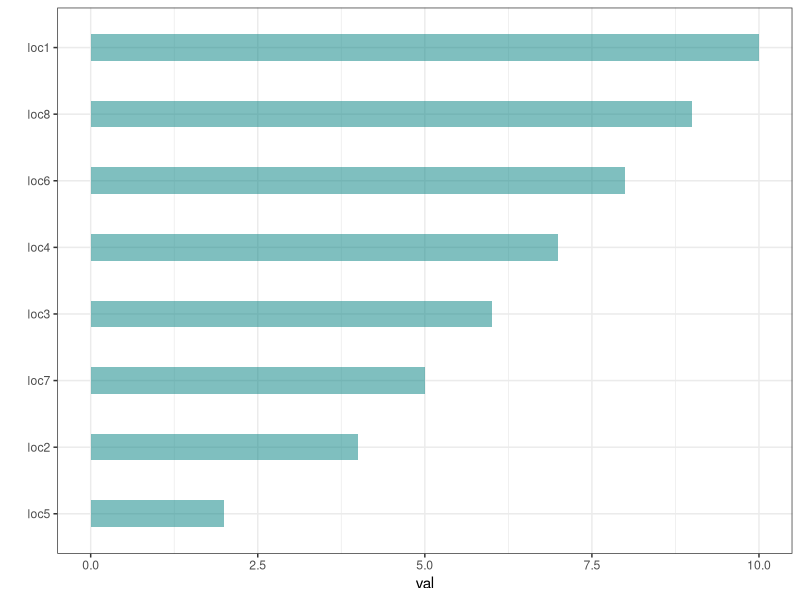
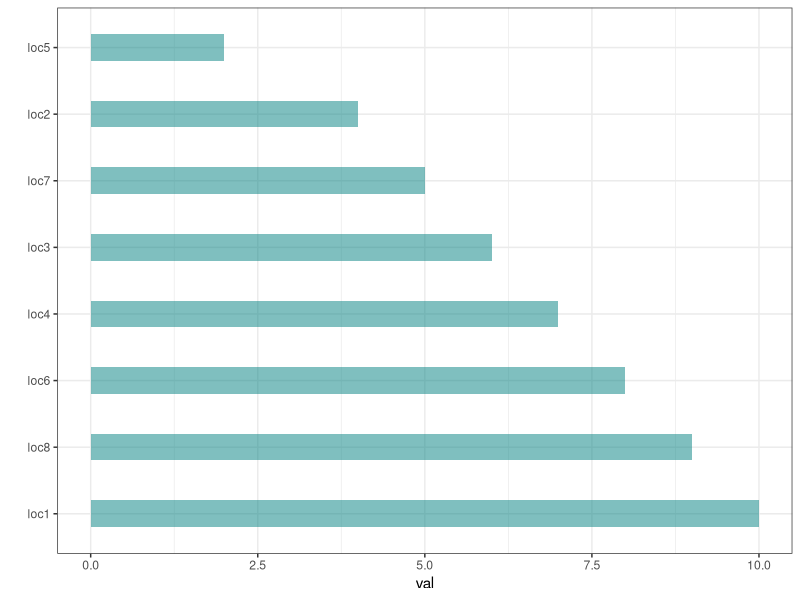
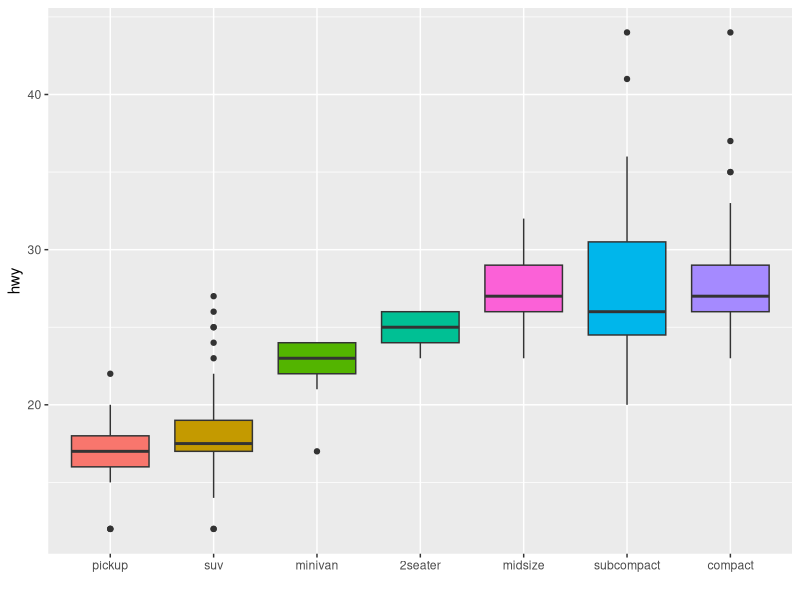
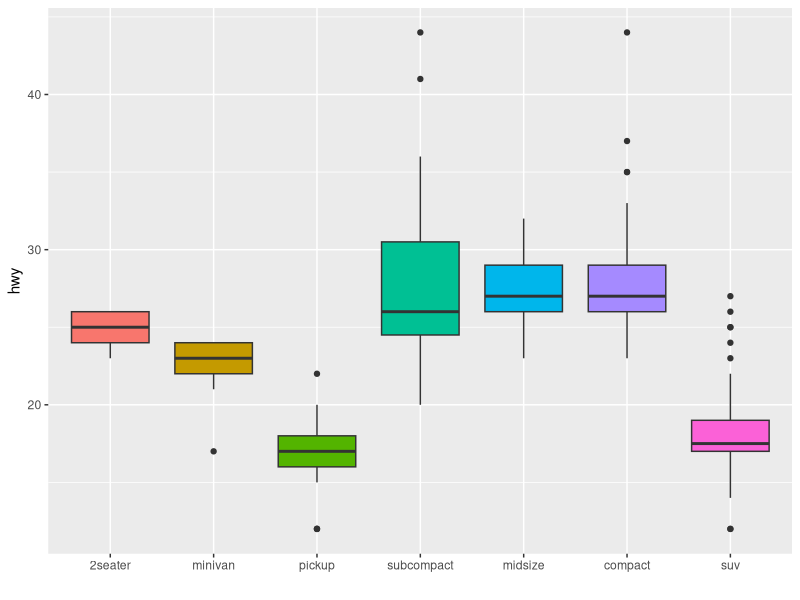
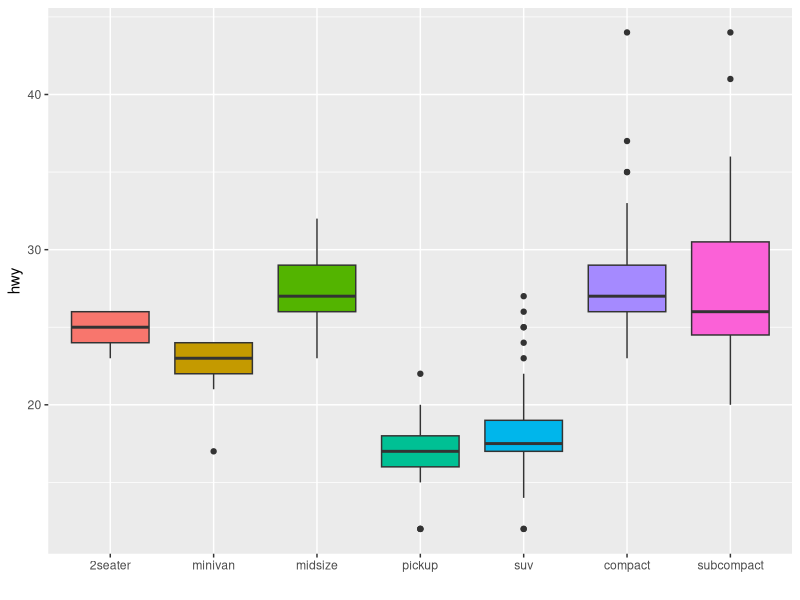
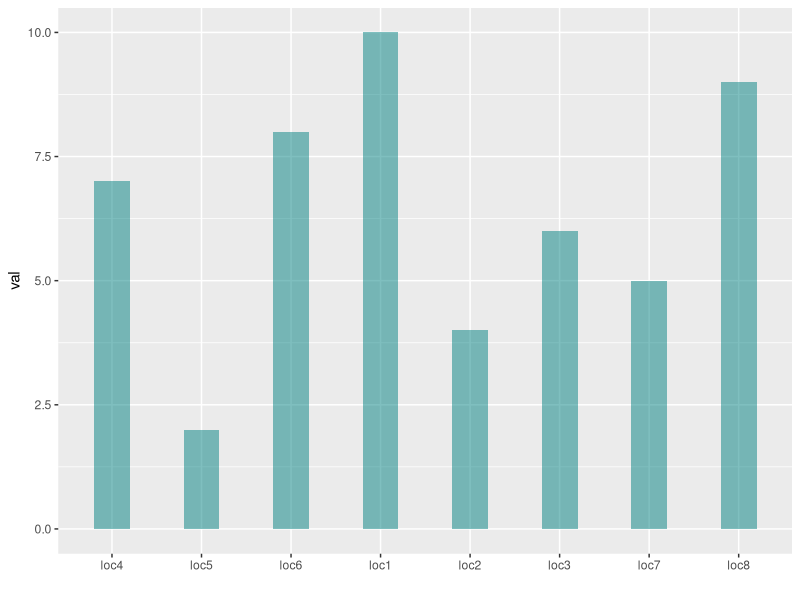
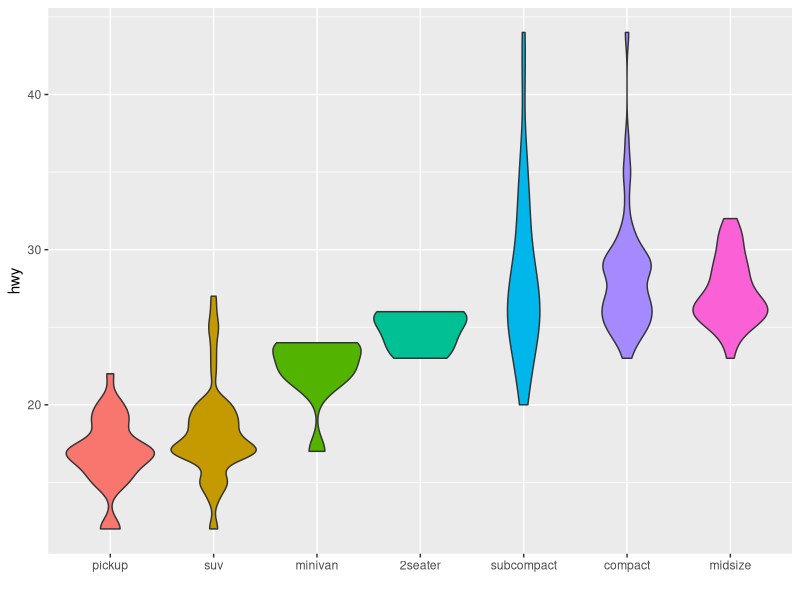
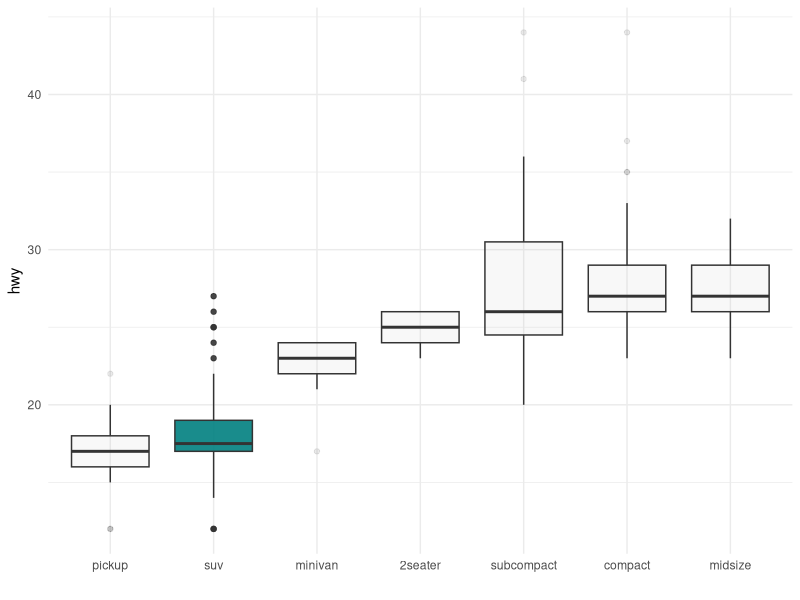

These charts were generated, in order, by the following R code:
# Sample script to reorder variables on plots.
# Some of these are adapted from Kyle W. Brown's R gallery book
# with examples that are more applicable to my work.

library(tidyr)
library(ggplot2)
library(dplyr)
library(forcats)
library(viridis)



data = iris[ , 1:4]
head(data)

# Ensure your data is in long format for gpplot to operate on like so
# key and value are arguments supplied by you
data_long = data %>% gather(key = "MeasureType", value = "Val") 


# Reorder your categorical variables
# generating a sample dataset for categorical variables.

data = data.frame(
  name = c("loc1", "loc2", "loc3", "loc4", "loc5", "loc6", "loc7", "loc8"),
  val = sample(seq(1,10), 8 )
)

data %>% 
  mutate(name = fct_reorder(name, val)) %>%
  ggplot(aes(x = name, y = val)) +
  geom_bar(stat = "identity", fill = "#008080", alpha = .5 , width = .4 ) +
  coord_flip() +
  xlab("") +
  theme_bw()

# If you want it in descending order then you pass the numerical values to 
# the "desc()" function.

data %>% 
  mutate(name = fct_reorder(name, desc(val))) %>%
  ggplot(aes(x = name, y = val)) +
  geom_bar(stat = "identity", fill = "#008080", alpha = .5 , width = .4 ) +
  coord_flip() +
  xlab("") +
  theme_bw()

# If there are several values per level of a factor you can specify which
# function to apply to it in order to determine the order in which you want
# it plotted. For example you can use the default median, or the number of 
# observations.

# Median

mpg %>%
  mutate(class = fct_reorder(class, hwy, .fun = 'median')) %>%
  ggplot(aes(x = reorder(class, hwy), y = hwy, fill = class)) +
  geom_boxplot() +
  xlab("class") +
  theme(legend.position = "none") +
  xlab("")

# Number of observations
# x does not need to be reordered when using the number of observations

mpg %>%
  mutate(class = fct_reorder(class, hwy, .fun = 'length')) %>%
  ggplot(aes(x = class, y = hwy, fill = class)) +
  geom_boxplot() +
  xlab("class") +
  theme(legend.position = "none") +
  xlab("")

# standard deviation
# once more x does not need to be reordered when using standard deviation (sd)
mpg %>%
  mutate(class = fct_reorder(class, hwy, .fun = 'sd')) %>%
  ggplot(aes( x = class, y = hwy, fill = class)) +
  geom_boxplot() +
  xlab("class") +
  theme(legend.position = "none") +
  xlab("")

# If you want to force a specific order then you need to use fct_relevel()

plot = data %>%
  mutate(name = fct_relevel(name,
                            "loc4", 
                            "loc5", 
                            "loc6", 
                            "loc1", 
                            "loc2", 
                            "loc3", 
                            "loc7", 
                            "loc8")) %>%
  ggplot(aes (x = name, y = val)) +
  geom_bar(stat = "identity",  fill = "#008080", alpha = .5 , width = .4) +
  xlab("")

plot

# Now with base R
mpg$class = with(mpg, reorder(class, hwy, median))

plot = mpg %>%
  ggplot(aes (x = class, y = hwy, fill = class)) +
  geom_violin() +
  xlab("class") +
  theme(legend.position = "none") +
  xlab("")

plot

### How to hightlight a group you want to draw attention to
# add a column called "type" to the mpg dataset

mpg %>%
  mutate(type = ifelse(class == "suv", "Highlighted", "Normal")) %>%
  # now you need to use the "type" column as "fill"  
  ggplot(aes(x = class, y = hwy, fill = type, alpha = type)) +
  geom_boxplot() +
  scale_fill_manual(values = c("#008080", "grey")) +
  scale_alpha_manual(values = c(.9, .1)) +
  theme_minimal() +
  theme(legend.position = "none") +
  xlab("")


### Grouped boxplot on ggplot
# group must be called in the x argument and subgroups in the fill argument

# create dummy set

variety = rep(LETTERS[1:7], each = 40)
treatment = rep(c("high latitude","low latitude"), each = 20)
note = seq(1:280) + sample(1:150, 280, replace=T)
data = data.frame(variety, treatment, note)

# grouped boxplot 
ggplot(data, aes(x = variety, y = note, fill = treatment)) + 
  geom_boxplot()


# reordering category by median
# Create data : 7 varieties / 20 samples per variety / a numeric value for 
# each sample

variety = rep( c("ARNTL", "CLOCK", "PER1", "PER2", "PER3", "CRY1", "CRY2"), 
               each=20)
note = c(sample(2:5, 20 , replace=T) , sample(6:10, 40 , replace=T),
           sample(1:7, 30 , replace=T), sample(3:10, 50 , replace=T))

data = data.frame(variety, note)

# vector containing desired order

n_order = with(data, reorder(variety, note, median, na.rm = T))

# plot with base R

boxplot(data$note ~ n_order, 
        xlab = "Genes ordered per median variant length",
        ylab = "variant length", 
        col = "#008080", 
        boxwex = .4,
        main = "")

# Specifying an order by reodering the levels with the factor() function

names = c(rep("ARNTL", 20), rep("OPN4", 20), rep("PER3", 20), rep("CLOCK", 20))

value = c( sample(2:8, 20 , replace=T) , sample(1:7, 20 , replace=T), 
            sample(4:10, 20 , replace=T), sample(1:4, 20 , replace=T) )

data = data.frame(names, value)

# reoder the levels
data$names = factor(data$names, 
                    levels = c("PER3", "OPN4", "ARNTL", "CLOCK"))

boxplot(data$value ~ data$names, 
        col = rgb(0.2,0.4,0.6,0.8), 
        ylab = "value",
        xlab = "ordered gene names")

# How to group and order a boxplot in base R

genes = rep( c("ARNTL", "CLOCK", "PER1", "PER2", "PER3", "CRY1", "CRY2"), 
             each=40)
treatment = rep(c(rep("high_latitude" , 20) , 
                  rep("low_latitude" , 20)) , 7)

note = c(rep(c(sample(0:7, 20 , replace=T),
               sample(1:6, 20 , replace=T)), 2), 
         rep(c(sample(5:10, 20 , replace=T),
               sample(5:9, 20 , replace=T)),2), 
         c(sample(6:10, 20 , replace=T),
           sample(4:9, 20 , replace=T),
           rep(c(sample(3:8, 20 , replace=T),
                 sample(4:10, 20 , replace=T)),2) ))

data = data.frame(variety, treatment, note)

# Reorder varieties (group) (mixing low and high treatments for the calculations)
n_order = with(data, reorder(variety , note, mean , na.rm=T))

# Then make the boxplot, asking to use the 2 factors : 
# variety (in the good order) AND treatment :

par(mar=c(3,4,3,1))

plot = boxplot(note ~ treatment*n_order , data=data  , 
                  boxwex=0.4 , ylab="number of variants",
                  main="variant diversity of multiple genes" , 
                  col=c("slateblue1" , "tomato") ,  
                  xaxt="n")

# To add the label of x axis
names = sapply(strsplit(plot$names , '\\.') , function(x) x[[2]] )
names = names[seq(1 , length(names) , 2)]
axis(1, at = seq(1.5 , 14 , 2), 
     labels = names , 
     tick=FALSE , cex=0.3)

# Add the grey vertical lines
for(i in seq(0.5 , 20 , 2)){ 
  abline(v=i,lty=1, col="grey")
}

# Add a legend
legend("bottomright", legend = c("High latitude", "Low latitude"), 
       col=c("slateblue1" , "tomato"),
       pch = 15, bty = "n", 
       pt.cex = 3, 
       cex = 1.2,  
       horiz = F, 
       inset = c(0.1, 0.1))


